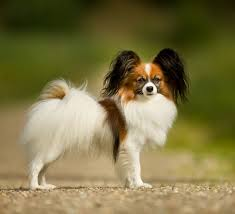
#> input picture dog2.jpg, 235 x 214 px
$ python linear_classifier.py
#> lines starting #> are read from the running program, lines starting #| are printed output that depends on the picture; after the words box and inside, x2 and y2 are one past the last pixel; in counts of white or black regions, pixels touching at a corner belong together; long printed decimals are rounded
import cv2
import numpy as np

# initialize class labels and genrator
labels = ["dog", "cat", "panda"]
np.random.seed(1)

# initialize weight matrix and bias
# this random matrix is a worked example though
W = np.random.randn(3, 3072)
b = np.random.randn(3)

# load image and flatten image
image = cv2.imread("dog2.jpg")
#> image is the input picture: shape (214, 235, 3); mean B, G, R 70.7, 116.6, 126.2
X = cv2.resize(image, (32, 32)).flatten()
#> X = 3072 values, max 255 at index 1214, min 0 at index 72, mean 104.9

# calculate the dot product between weight matrix
# and the image before adding bias
scores = W.dot(X) + b
#> scores = [9655.2, 1368.1, 3266.5]

# display each classes and their associated scores
for (label, score) in zip(labels, scores):
    print(f"[INFO]: {label} : {score}%")
#> this loop made 3 passes
#> (label, score) on passes 1 to 3: ('dog', 9655.2), ('cat', 1368.1), ('panda', 3266.5)
#| [INFO]: dog : 9655.171%
#| [INFO]: cat : 1368.050%
#| [INFO]: panda : 3266.496%

# getting the index of the predicted class i.e
# the class with highest score
y_pred = np.argmax(scores)
#> y_pred = 0

# display the image with the predicted class label on it
cv2.putText(image, labels[y_pred], (10, 30), cv2.FONT_HERSHEY_SIMPLEX, 0.9, (0,255,0), 2)
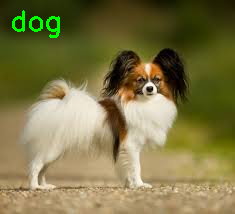
#> image: shape (214, 235, 3); 0.83% of pixels changed, all inside (x1, y1, x2, y2) = (12, 10, 60, 38)
cv2.imshow(f"Label: {labels[y_pred]}", image)
cv2.waitKey(0) & 0xff
cv2.destroyAllWindows()
